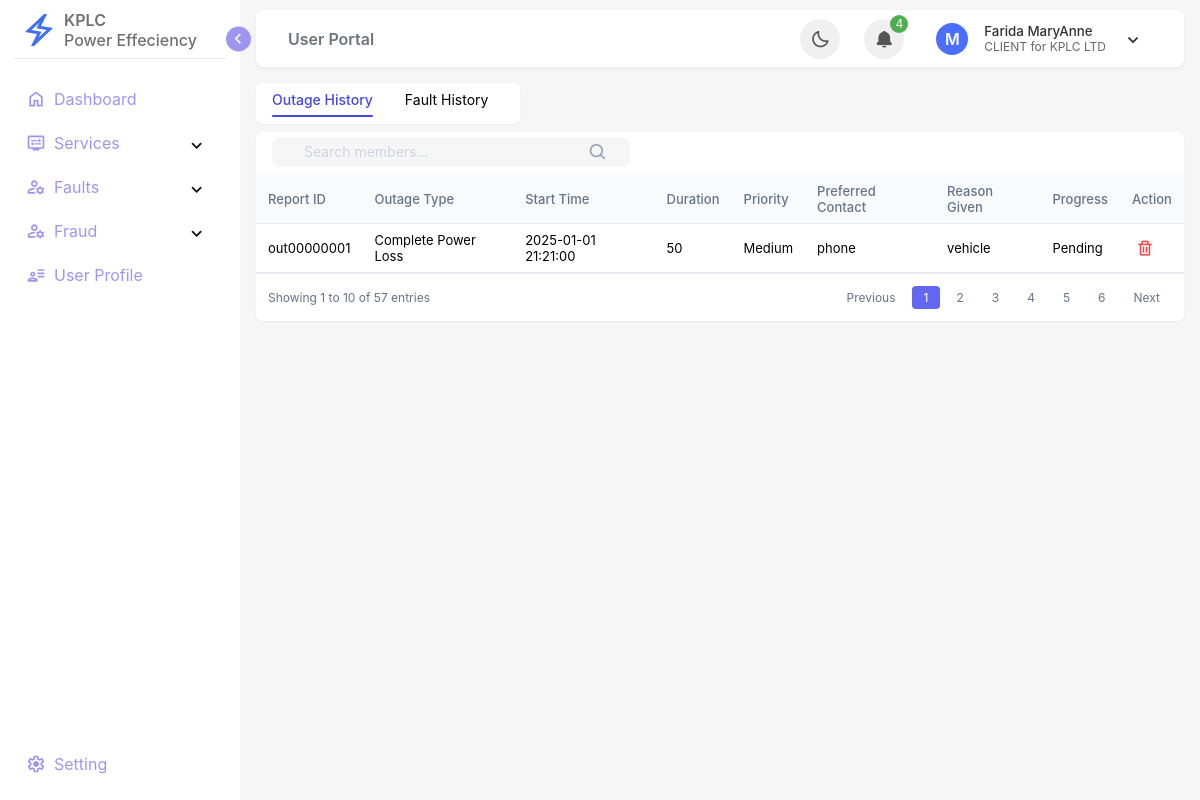
/client/outage_history.php (signed in), run on the app's committed database.
### tables this page shows
CREATE TABLE `users` (
  `seq_id` int(11) NOT NULL,
  `user_id` varchar(20) NOT NULL,
  `first_name` varchar(50) NOT NULL,
  `last_name` varchar(50) NOT NULL,
  `date_of_birth` date NOT NULL,
  `gender` enum('Male','Female','Other') NOT NULL,
  `email` varchar(100) NOT NULL,
  `mobile_number` varchar(15) NOT NULL,
  `national_id` varchar(20) NOT NULL,
  `county` varchar(50) NOT NULL,
  `town` varchar(50) NOT NULL,
  `connection_type` varchar(50) NOT NULL,
  `password_hash` varchar(255) NOT NULL,
  `role` enum('CLIENT','ADMIN','STAFF') NOT NULL DEFAULT 'CLIENT',
  `created_at` timestamp NOT NULL DEFAULT current_timestamp(),
  `updated_at` timestamp NOT NULL DEFAULT current_timestamp() ON UPDATE current_timestamp()
);

CREATE TABLE `outages` (
  `seq_id` int(11) NOT NULL,
  `outage_id` varchar(20) NOT NULL,
  `user_id` varchar(20) NOT NULL,
  `type_of_outage` varchar(255) NOT NULL,
  `outage_start_time` datetime NOT NULL,
  `duration_minutes` int(11) DEFAULT NULL,
  `priority_level` enum('High','Medium','Low') NOT NULL,
  `location` varchar(255) NOT NULL,
  `preferred_contact` varchar(50) DEFAULT NULL,
  `suspected_reason` text DEFAULT NULL COMMENT '\r\n',
  `report_progress` enum('Pending','Resolving','Resolved') NOT NULL DEFAULT 'Pending',
  `outage_status` enum('assigned','unassigned') NOT NULL DEFAULT 'unassigned',
  `created_at` timestamp NOT NULL DEFAULT current_timestamp(),
  `updated_at` timestamp NOT NULL DEFAULT current_timestamp() ON UPDATE current_timestamp()
);

### client/outage_history.php (the view, shortened to what this page needs)
<?php
include('../config/config.php');
$user_id = $_SESSION['user_id'];
$query = "SELECT * FROM users WHERE user_id = ?";
$stmt = $mysqliObj->prepare($query);
$stmt->bind_param('s', $user_id);
$stmt->execute();
$result = $stmt->get_result();
$query_outage = "SELECT * FROM outages ORDER BY outage_id";
$stmt = $mysqliObj->prepare($query_outage);
$stmt->execute();
$result_outage = $stmt->get_result();
while ($obj = $result->fetch_object()) {
?>
    <!DOCTYPE html>
    <html lang="en">
    <?php include("includes/head.php"); ?>
    <body>
        <?php include("includes/sidebar.php"); ?>
        <?php include("includes/topbar.php"); ?>
        <main class="main-section">
            <section class="main-section-wrapper">
                <div class="members">
                    <div class="members-tabs">
                        <a href="outage_history.php" class="members-tab active">Outage History </a>
                        <a href="fault_history.php" class="members-tab">Fault History </a>
                    </div>
                </div>
                <div class="table-container">
                    <div class="member-management">
                        <div class="search-box">
                            <i class='bx bx-search'></i>
                            <input type="text" class="search-input" placeholder="Search members...">
                        </div>
                    </div>
                    <table>
                        <thead>
                            <tr>
                                <th>Report ID</th>
                                <th>Outage Type</th>
                                <th>Start Time</th>
                                <th>Duration</th>
                                <th>Priority</th>
                                <th>Preferred Contact</th>
                                <th>Reason Given</th>
                                <th>Progress</th>
                                <th>Action</th>
                            </tr>
                        </thead>
                        <tbody>
                            <?php
                            if ($result_outage) {
                                while ($outage = $result_outage->fetch_assoc()) {
                                    echo "
                                        <tr>
                                            <td>
                                                <div class='user-id'>" . htmlspecialchars($outage['outage_id']) . "</div>
                                            </td>
                                            <td>" . htmlspecialchars($outage['type_of_outage']) . "</td>
                                            <td>" . htmlspecialchars($outage['outage_start_time']) . "</td>
                                            <td>" . htmlspecialchars($outage['duration_minutes']) . "</td>
                                             <td>" . htmlspecialchars($outage['priority_level']) . "</td>
                                            <td>" . htmlspecialchars($outage['preferred_contact']) . "</td>
                                            <td>" . htmlspecialchars($outage['suspected_reason']) . "</td>
                                            <td>" . htmlspecialchars($outage['report_progress']) . "</td>
                                            <td>
                                                <div class='operations'>
                                                    <i class='bx bx-trash operation-icon delete' title='Delete' data-id='" . htmlspecialchars($outage['outage_id']) . "'></i>
                                                </div>
                                            </td>
                                        </tr>";
                                }
                            }
                            ?>
                        </tbody>
                    </table>
                    <div class="pagination">
                        <div class="pagination-info">
                            Showing 1 to 10 of 57 entries
                        </div>
                        <div class="pagination-controls">
                            <button class="page-btn">Previous</button>
                            <button class="page-btn active">1</button>
                            <button class="page-btn">2</button>
                            <button class="page-btn">3</button>
                            <button class="page-btn">4</button>
                            <button class="page-btn">5</button>
                            <button class="page-btn">6</button>
                            <button class="page-btn">Next</button>
                        </div>
                    </div>
                </div>
            </section>
        </main>
    </body>
    </html>
<?php
}
?>

### client/includes/sidebar.php (shortened to what this page needs)
<aside class="sidebar">
    <header class="sidebar-header">
        <div class="logo-wrapper">
            <span class="image">
                <?php
                $base_url = '/KPLC_1/';
                ?>
                <img src="<?php echo $base_url; ?>assets/Images/logo.svg" alt="">
            </span>
            <div class="brand">
                <span class="name">KPLC</span>
                <span class="slogan">Power Effeciency</span>
            </div>
        </div>
        <button id="toggle-sidebar">
            <i class="bx bx-chevron-right toggle"></i>
        </button>
    </header>
    <nav class="sidebar-nav">
        <ul class="sidebar-top-menu">
            <li class="nav-item">
                <a href="../client/user_dashboard.php" class="nav-link">
                    <svg xmlns="http://www.w3.org/2000/svg" viewBox="0 -960 960 960">
                        <path
                            d="M240-200h120v-240h240v240h120v-360L480-740 240-560v360Zm-80 80v-480l320-240 320 240v480H520v-240h-80v240H160Zm320-350Z" />
                    </svg>
                    <span class="text">Dashboard</span>
                </a>
            </li>
            <li class="nav-item">
                <div class="drop-item">
                    <a href="new_connection.php" class="nav-link dropmenu-link">
                        <span class="text">Services</span>
                    </a>
                    <button class="drop-submenu-button">
                        <i class="bx bx-chevron-right drop-submenu-icon"></i>
                    </button>
                </div>
            </li>
            <li class="nav-item">
                <div class="drop-item">
                    <a href="" class="nav-link dropmenu-link">
                        <span class="text">Faults</span>
                    </a>
                    <button class="drop-submenu-button">
                        <i class="bx bx-chevron-right drop-submenu-icon"></i>
                    </button>
                </div>
            </li>
            <li class="nav-item">
                <div class="drop-item">
                    <a href="report-fraud.php" class="nav-link dropmenu-link">
                        <span class="text">Fraud</span>
                    </a>
                    <button class="drop-submenu-button">
                        <i class="bx bx-chevron-right drop-submenu-icon"></i>
                    </button>
                </div>
            </li>
            <li class="nav-item">
                <a href="profile_details.php" class="nav-link">
                    <span class="text">User Profile</span>
                </a>
            </li>
        </ul>
        <ul class="sidebar-bottom-menu">
            <li class="nav-item">
                <a href="" class="nav-link">
                    <span class="text">Setting</span>
                </a>
            </li>
        </ul>
    </nav>
</aside>

### client/includes/topbar.php (shortened to what this page needs)
<header class="top-bar">
    <ol class="breadcrumb">
        <li class="breadcrumb-item active" aria-current="page"><a href="">User Portal</a></li>
    </ol>
    <nav class="top-bar-nav">
        <button type="button" class="theme-toggle-btn" aria-label="Toggle theme">
            <i id="lights" class="bx bx-moon"></i>
        </button>
        <div class="notifications">
            <button class="notification-btn" aria-label="View notifications" type="button">
                <i class="bx bxs-bell"></i>
                <span class="badge">4</span>
            </button>
        </div>
        <div class="user-profile">
            <button type="button" class="user-profile-btn">
                <span class="avatar">M</span>
                <div class="user-info">
                    <span><?php echo $obj->first_name, ' ',  $obj->last_name; ?></span>
                    <span><?php echo $obj->role, ' '; ?> for KPLC LTD</span>
                </div>
                <i class="bx bx-chevron-down"></i>
            </button>
        </div>
    </nav>
</header>

### data on the page
users: first_name "Farida", last_name "MaryAnne", role "CLIENT"
outages: outage "out00000001", type_of_outage "Complete Power Loss", outage_start_time "2025-01-01 21:21:00", duration_minutes "50", priority_level "Medium", preferred_contact "phone", suspected_reason "vehicle", report_progress "Pending"
